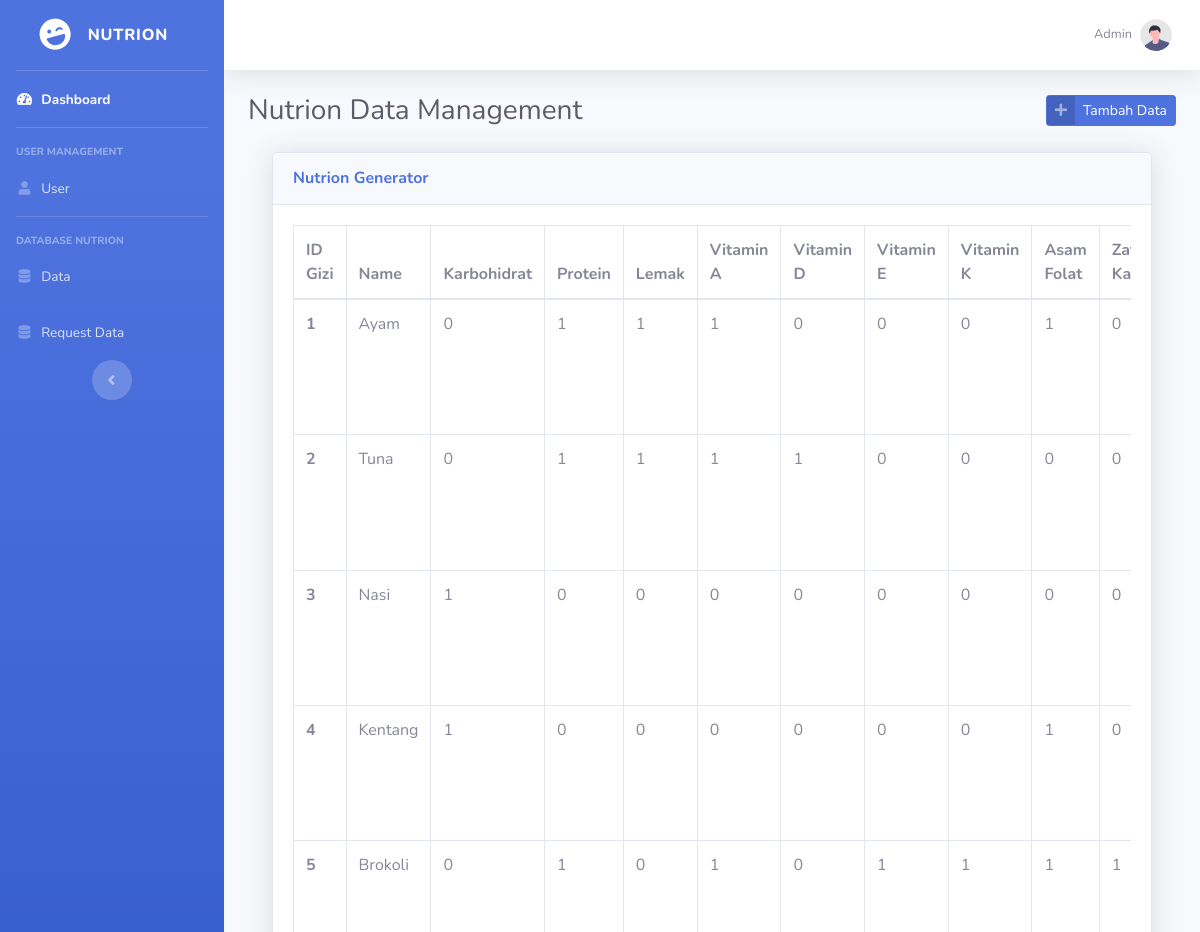
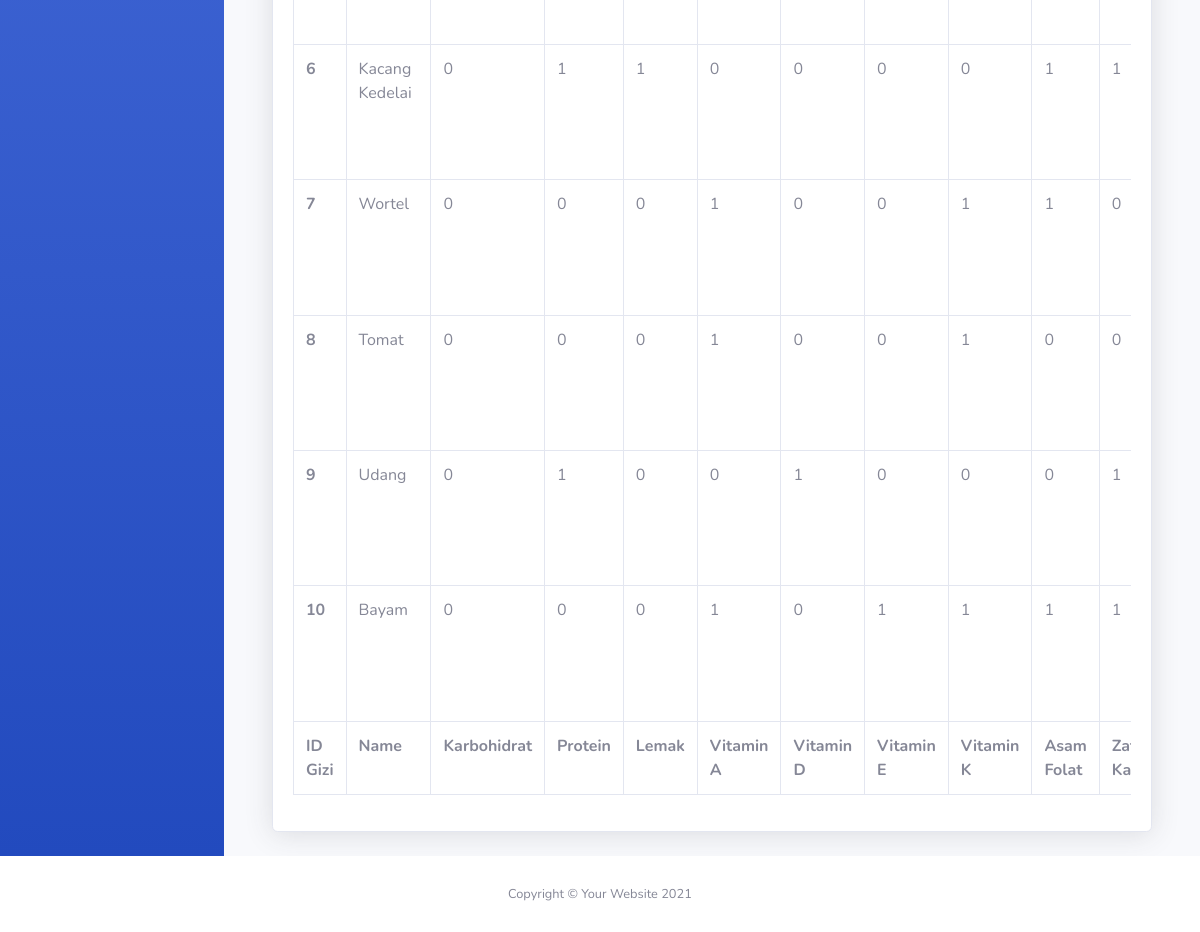
The page /index.php/admin/data on the database its author committed (2 pictures, top to bottom).
### tables this page shows
CREATE TABLE `tb_gizi`  (
  `id_gizi` int NOT NULL AUTO_INCREMENT,
  `name` varchar(128) NOT NULL,
  `zat_karbohidrat` tinyint(1) NOT NULL,
  `zat_protein` tinyint(1) NOT NULL,
  `zat_lemak` tinyint(1) NOT NULL,
  `vitamin_a` tinyint(1) NOT NULL,
  `vitamin_d` tinyint(1) NOT NULL,
  `vitamin_e` tinyint(1) NOT NULL,
  `vitamin_k` tinyint(1) NOT NULL,
  `asam_folat` tinyint(1) NOT NULL,
  `zat_kalsium` tinyint(1) NOT NULL,
  `zat_seng` tinyint(1) NOT NULL,
  `zat_besi` tinyint(1) NOT NULL,
  `date_created` date NOT NULL,
  `jumlah_takaran` varchar(50) NULL DEFAULT NULL,
  `id_user` int NULL DEFAULT NULL,
  `foto_bahan_makanan` varchar(255) NULL DEFAULT NULL,
  `lampiran` varchar(255) NULL DEFAULT NULL,
  `is_active` int NULL DEFAULT NULL,
  PRIMARY KEY (`id_gizi`) USING BTREE,
  INDEX `id_takaran`(`jumlah_takaran`) USING BTREE,
  INDEX `tb_gizi_ibfk_1`(`id_user`) USING BTREE,
  CONSTRAINT `tb_gizi_ibfk_1` FOREIGN KEY (`id_user`) REFERENCES `tb_user` (`id_user`) ON DELETE RESTRICT ON UPDATE RESTRICT
);

### application/controllers/admin/Data.php (called while the page is built, shortened)
<?php
class Data extends CI_Controller
{
    function __construct()
    {
        $this->load->model('m_data');
    }
    public function index()
    {
        $data['page_title'] = 'Index Data';
        $data['gizi'] = $this->m_data->read();
        $this->load->view('backend/data/index', $data);
    }
}

### index.php (called while the page is built, shortened)
<?php
require_once BASEPATH.'core/CodeIgniter.php';

### application/models/M_data.php (called while the page is built, shortened)
<?php
class M_data extends CI_Model
{
    public function read()
    {
        $this->db->select('*');
        $this->db->from('tb_gizi');
        $this->db->where('is_active',1);
        $query = $this->db->get();
        return $query;
    }
}

### application/views/backend/data/index.php (the view, shortened to what this page needs)
<div id="wrapper">
    <div id="content-wrapper" class="d-flex flex-column">
        <div id="content">
            <div class="container-fluid">
                <div class="d-sm-flex align-items-center justify-content-between mb-4">
                    <h1 class="h3 mb-0 text-gray-800">Nutrion Data Management</h1>
                    <button id="btn_tambah" class="btn btn-sm btn-primary btn-icon-split float-right" data-toggle="modal" data-target="#tambahEdit-nut">
                        <span class="icon text-white-50">
                            <i class="fas fa-plus"></i>
                        </span>
                        <span class="text">Tambah Data</span>
                    </button>
                </div>
                <div class="container-fluid">
                    <div class="card shadow mb-4">
                        <div class="card-header py-3">
                            <h6 class="m-0 font-weight-bold text-primary">Nutrion Generator</h6>
                        </div>
                        <div class="card-body">
                            <div class="table-responsive">
                                <table class="table table-bordered" id="dataTable" width="100%" cellspacing="0">
                                    <thead>
                                        <tr>
                                            <th>ID Gizi</th>
                                            <th>Name</th>
                                            <th>Karbohidrat</th>
                                            <th>Protein</th>
                                            <th>Lemak</th>
                                            <th>Vitamin A</th>
                                            <th>Vitamin D</th>
                                            <th>Vitamin E</th>
                                            <th>Vitamin K</th>
                                            <th>Asam Folat</th>
                                            <th>Zat Kalsium</th>
                                        </tr>
                                    </thead>
                                    <tfoot>
                                        <tr>
                                            <th>ID Gizi</th>
                                            <th>Name</th>
                                            <th>Karbohidrat</th>
                                            <th>Protein</th>
                                            <th>Lemak</th>
                                            <th>Vitamin A</th>
                                            <th>Vitamin D</th>
                                            <th>Vitamin E</th>
                                            <th>Vitamin K</th>
                                            <th>Asam Folat</th>
                                            <th>Zat Kalsium</th>
                                        </tr>
                                    </tfoot>
                                    <tbody>
                                        <?php
                                        foreach ($gizi->result() as $g) { ?>
                                            <tr class="data">
                                                <th><?php echo $g->id_gizi; ?></th>
                                                <td><?php echo  $g->name; ?></td>
                                                <td><?php echo  $g->zat_karbohidrat; ?></td>
                                                <td><?php echo  $g->zat_protein; ?></td>
                                                <td><?php echo  $g->zat_lemak; ?></td>
                                                <td><?php echo  $g->vitamin_a; ?></td>
                                                <td><?php echo  $g->vitamin_d; ?></td>
                                                <td><?php echo  $g->vitamin_e; ?></td>
                                                <td><?php echo  $g->vitamin_k; ?></td>
                                                <td><?php echo  $g->asam_folat; ?></td>
                                                <td><?php echo  $g->zat_kalsium; ?></td>
                                            </tr>
                                        <?php } ?>
                                    </tbody>
                                </table>
                            </div>
                        </div>
                    </div>
                </div>
            </div>
        </div>
    </div>
</div>
</body>
</body>
</html>

### rows shown on the page
tb_gizi: id_gizi "1", name "Ayam", zat_karbohidrat "0", zat_protein "1", zat_lemak "1", vitamin_a "1", vitamin_d "0", vitamin_e "0", vitamin_k "0", asam_folat "1", zat_kalsium "0"
tb_gizi: id_gizi "2", name "Tuna", zat_karbohidrat "0", zat_protein "1", zat_lemak "1", vitamin_a "1", vitamin_d "1", vitamin_e "0", vitamin_k "0", asam_folat "0", zat_kalsium "0"
tb_gizi: id_gizi "3", name "Nasi", zat_karbohidrat "1", zat_protein "0", zat_lemak "0", vitamin_a "0", vitamin_d "0", vitamin_e "0", vitamin_k "0", asam_folat "0", zat_kalsium "0"
tb_gizi: id_gizi "4", name "Kentang", zat_karbohidrat "1", zat_protein "0", zat_lemak "0", vitamin_a "0", vitamin_d "0", vitamin_e "0", vitamin_k "0", asam_folat "1", zat_kalsium "0"
tb_gizi: id_gizi "5", name "Brokoli", zat_karbohidrat "0", zat_protein "1", zat_lemak "0", vitamin_a "1", vitamin_d "0", vitamin_e "1", vitamin_k "1", asam_folat "1", zat_kalsium "1"
tb_gizi: id_gizi "6", name "Kacang Kedelai", zat_karbohidrat "0", zat_protein "1", zat_lemak "1", vitamin_a "0", vitamin_d "0", vitamin_e "0", vitamin_k "0", asam_folat "1", zat_kalsium "1"
tb_gizi: id_gizi "7", name "Wortel", zat_karbohidrat "0", zat_protein "0", zat_lemak "0", vitamin_a "1", vitamin_d "0", vitamin_e "0", vitamin_k "1", asam_folat "1", zat_kalsium "0"
tb_gizi: id_gizi "8", name "Tomat", zat_karbohidrat "0", zat_protein "0", zat_lemak "0", vitamin_a "1", vitamin_d "0", vitamin_e "0", vitamin_k "1", asam_folat "0", zat_kalsium "0"
tb_gizi: id_gizi "9", name "Udang", zat_karbohidrat "0", zat_protein "1", zat_lemak "0", vitamin_a "0", vitamin_d "1", vitamin_e "0", vitamin_k "0", asam_folat "0", zat_kalsium "1"
tb_gizi: id_gizi "10", name "Bayam", zat_karbohidrat "0", zat_protein "0", zat_lemak "0", vitamin_a "1", vitamin_d "0", vitamin_e "1", vitamin_k "1", asam_folat "1", zat_kalsium "1"
